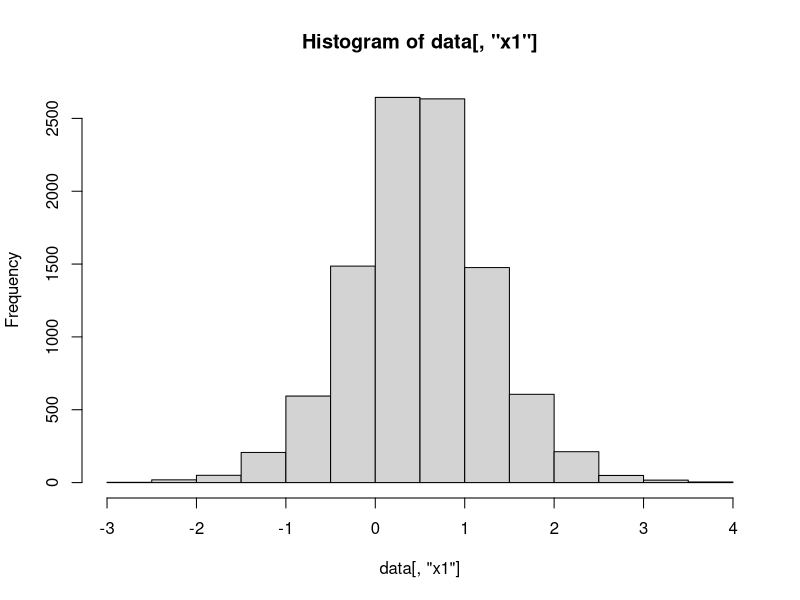
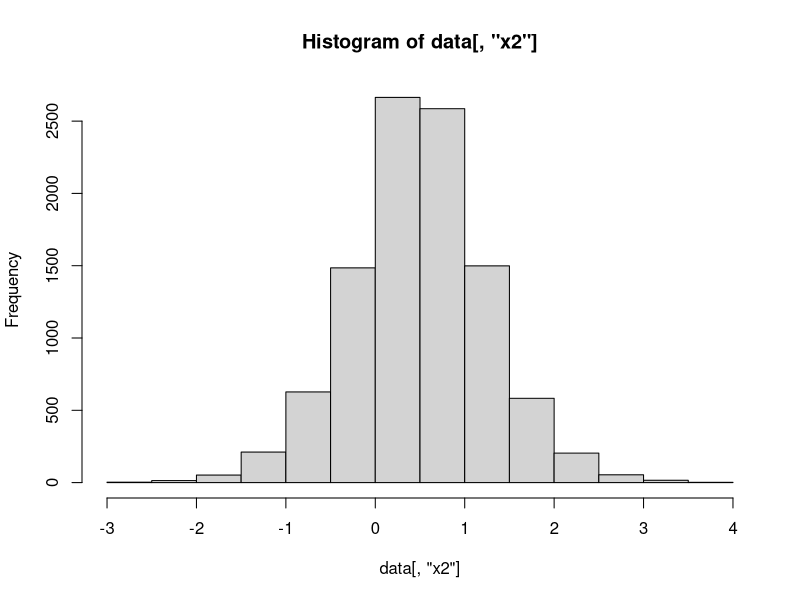

Source code (R) for these figures, in order:

# HW3 - Part A - Exercise II ----------------------------------------------

# 2. Choose two suitable (prior) distributions for μ and σ 2 and write 
# the corresponding R code to simulate a sample of
# n = 10000 random vectors from the joint distribution by forward/ancestral sampling.

# Since we have no clue of what the distribution is, we need to choose two 
# noninformative priors. So, we choose two flat/uniform priors, hence Beta(1,1)

n <- 10000
data <- matrix(data = NA, nrow=n, ncol=7)
colnames(data) <- c('mu1', 'mu2', 'sigma2', 'x1', 'x2', 'y1', 'y2')

for(i in 1:n){
  data[i, "mu1"] <- rbeta(1, 1, 1)
  data[i, "mu2"] <- rbeta(1, 1, 1)
  data[i, "sigma2"] <- rbeta(1, 1, 1)
  
  data[i, "x1"] <- rnorm(1, data[i, "mu1"], sqrt(data[i, "sigma2"]))
  data[i, "x2"] <- rnorm(1, data[i, "mu2"], sqrt(data[i, "sigma2"]))
  data[i, "y1"] <- rnorm(1, data[i, "mu1"], sqrt(data[i, "sigma2"]))
  data[i, "y2"] <- rnorm(1, data[i, "mu2"], sqrt(data[i, "sigma2"]))
}

# 3. Show a suitable plot with the empirical distribution of each component of the X vector. What theoretical distribution
# are you approximately describing?
hist(data[,"x1"])
hist(data[,"x2"])
